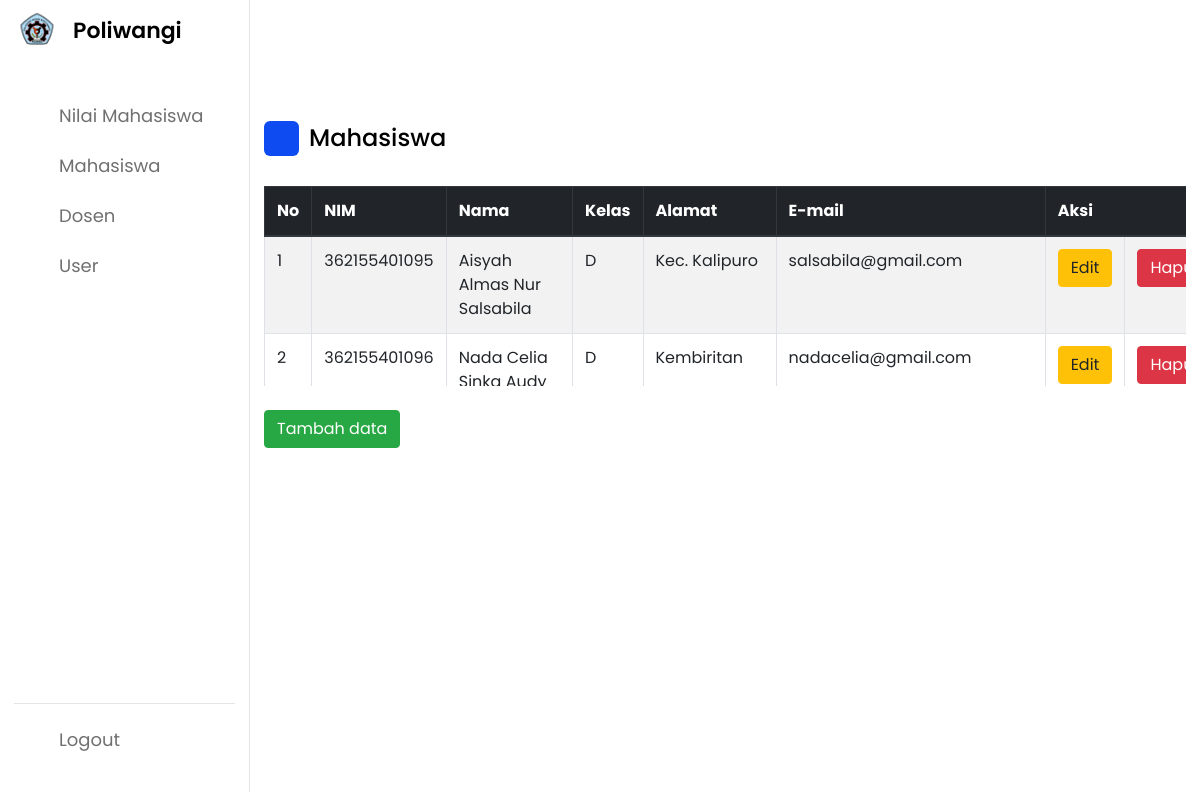
Page /mahasiswa.php on the earlier database version.
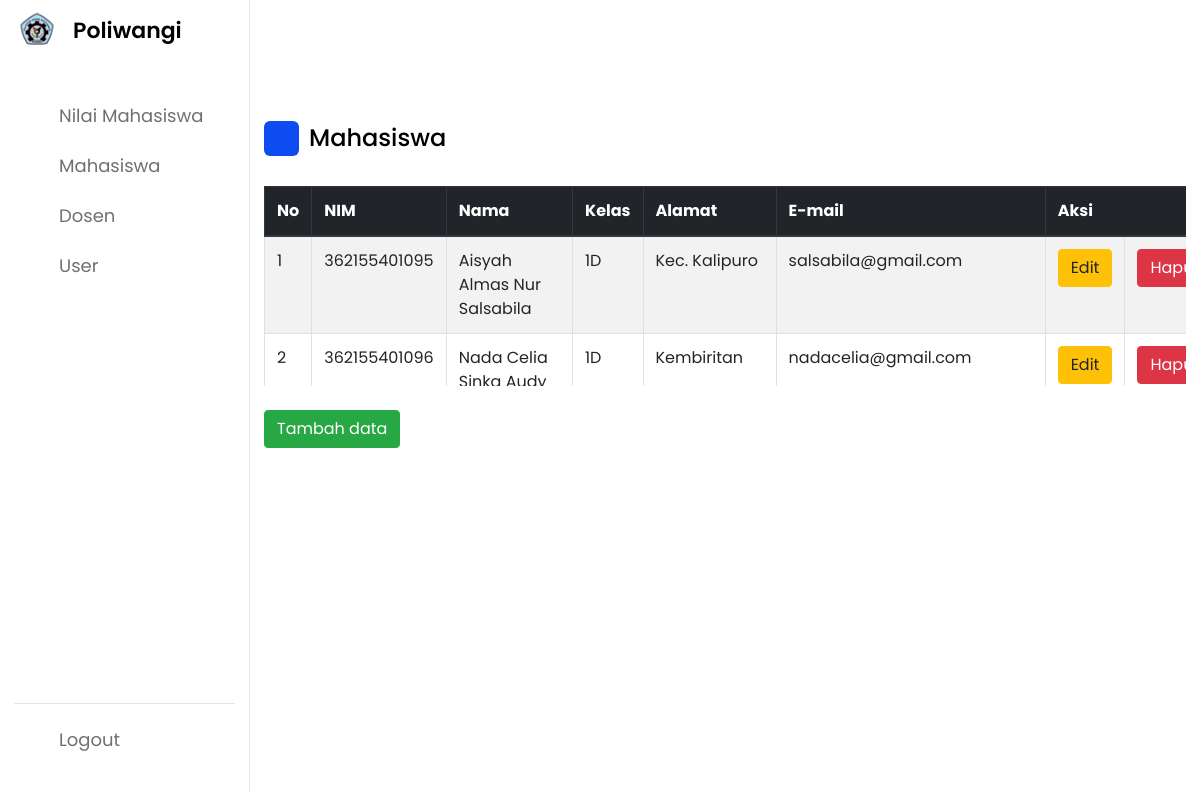
Same page on the later database version.
### tables this page shows
CREATE TABLE `tb_mahasiswa` (
  `Id` int(11) NOT NULL,
  `Nama_Mahasiswa` varchar(45) DEFAULT NULL,
  `NIM` varchar(45) DEFAULT NULL,
  `Kelas` varchar(45) DEFAULT NULL,
  `Email` varchar(45) DEFAULT NULL,
  `Alamat` varchar(45) DEFAULT NULL,
  `User_Id` int(11) DEFAULT NULL,
  `Anggota_Kelompok_Id` int(11) DEFAULT NULL
);

### objekmahasiswa.php (called while the page is built, shortened)
<?php
Class Mahasiswa {
    public function AmbilDataMahasiswa() {
        include ("koneksi.php");
        $query = "select * from tb_mahasiswa order by NIM asc ";
        $mysql = mysqli_query($koneksi,$query);
        return $mysql;
    }
}
?>

### mahasiswa.php (the view, shortened to what this page needs)
<?php
include ("objekmahasiswa.php");
$mahasiswa = new Mahasiswa();
?>
<!DOCTYPE html>
<html lang="en">
<head>
    <link rel="stylesheet" href="mahasiswa-style.css">
    <link rel="stylesheet" href="https://unicons.iconscout.com/release/v4.0.0/css/line.css">
    <link rel="stylesheet" href="https://cdn.jsdelivr.net/npm/bootstrap@4.0.0/dist/css/bootstrap.min.css">
</head>
<body>
    <nav>
        <div class="logo-name">
            <div class="logo-image">
                <img src="asset/poliwangi.png" alt="">
            </div>
            <span class="logo_name">Poliwangi</span>
        </div>
        <div class="menu-items">
            <ul class="nav-links">
                <li><a href="admin.php">
                        <i class="uil uil-file-graph"></i>
                        <span class="link-name">Nilai Mahasiswa</span>
                    </a></li>
                <li><a href="mahasiswa.php">
                        <i class="uil uil-book-reader"></i>
                        <span class="link-name">Mahasiswa</span>
                    </a></li>
                <li><a href="dosen.php">
                        <i class="uil uil-user-md"></i>
                        <span class="link-name">Dosen</span>
                    </a></li>
                <li><a href="user-plus.php">
                        <i class="uil uil-user-plus"></i>
                        <span class="link-name">User</span>
                    </a></li>
            </ul>
            <ul class="logout-mode">
                <li><a href="index.php">
                        <i class="uil uil-sign-out-alt"></i>
                        <span class="link-name">Logout</span>
                    </a></li>
                <li class="mode">
                    <div class="mode-toggle">
                    </div>
                </li>
            </ul>
        </div>
    </nav>
    <section class="dashboard">
        <div class="top">
        </div>
        <div class="dash-content">
            <div class="overview">
                <div class="title">
                    <i class="uil uil-book-reader"></i>
                    <span class="text">Mahasiswa</span>
                </div>
                <div class="table-wrapper-scroll-y my-custom-scrollbar" style="overflow-y:auto;">
                <table class="table table-bordered table-striped mb-0" border="1" >
                    <thead class="thead-dark">
                        <tr>
                            <th scope="col">No</th>
                            <th scope="col">NIM</th>
                            <th scope="col">Nama</th>
                            <th scope="col">Kelas</th>
                            <th scope="col">Alamat</th>
                            <th scope="col">E-mail</th>
                            <th scope="col" colspan="2">Aksi</th>
                        </tr>
                    </thead>
                        <?php
                        $mysql = $mahasiswa->AmbilDataMahasiswa();
                        $i = 1;
                        while ($tampil = mysqli_fetch_assoc($mysql)) {
                            echo "
                    <tr>
                        <td>$i</td>
                        <td>$tampil[NIM]</td>
                        <td>$tampil[Nama_Mahasiswa]</td>
                        <td>$tampil[Kelas]</td>
                        <td>$tampil[Alamat]</td>
                        <td>$tampil[Email]</td>
                        <td>
                        <a href='edit-mahasiswa.php?Id=$tampil[Id]' class='btn btn-warning'>Edit</a>
                        </td>
                        <td>
                        <a href='hapusmahasiswa.php?Id=$tampil[Id]?' class='btn btn-danger' onClick=\"return confirm('Apakah anda yakin?');\">Hapus</a>
                        </td>
                    </tr>
                    ";
                            $i++;
                        }
                        ?>
                    </table>
                </div>
                <br>
            </div>
            <div>
                <a href='mahasiswa-plus.php' class='btn btn-success'>Tambah data</a>
            </div>
    </section>
</body>
</html>

Differences in the rows shown:
changed tb_mahasiswa "Aisyah Almas Nur Salsabila": Kelas "D" → "1D"
changed tb_mahasiswa "Kembiritan": Kelas "D" → "1D"
